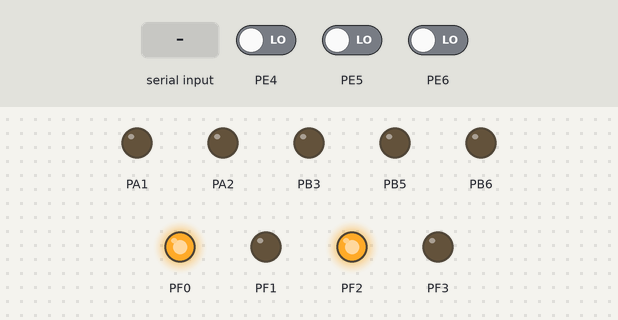
Bench run of a program on a simulated ATmega128, built with avr-gcc and emulated at 16 MHz. On the bench: output pins drawn as LEDs (lit = HIGH). The inputs (shaded band) are chosen by the test bench; at power-on: PE4 LOW, PE5 LOW, PE6 LOW. What the program prints to the serial monitor is not drawn.

Above: at 1.2 s.
1.3 s: "F\n" received over the second serial link
2.8 s: "f\n" received over the second serial link
4.3 s: "B\n" received over the second serial link
Timing chart, 0 to 7.3 s (numbered marks = the images above; inputs shaded):
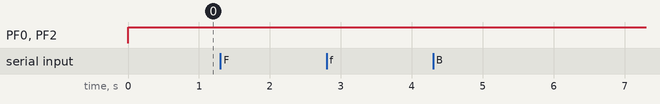

The program:

main.c
```c
/*
 * 01.LED_CONTROL.c
 *
 * Created: 2025-03-04 오후 4:25:34
 * Author : microsoft
 */

#include <avr/interrupt.h>
#include <stdio.h>		// printf
#include "button.h"
#include "extern.h"
#include "def.h"


void init_timer0(void);
void manul_mode(void);
void distance_check(void);
void auto_mode(void);

volatile int msec_count = 0;
volatile int ultrasonic_check_timer = 0;
volatile int button1_state= 0;

FILE OUTPUT = FDEV_SETUP_STREAM(UART0_transmit, NULL, _FDEV_SETUP_WRITE);

int func_index=MANUAL_MODE;

void(*pfunc[])() =
{
	manul_mode,			// 수동 mode
	distance_check,		// 초음파 거리 측정
	auto_mode_check,	// button check
	auto_mode			//자율주행

};

// interrupt service routine은 반드시 main함수 이전에 정의한다.
ISR(TIMER0_OVF_vect)
{
	TCNT0 = 6; // 6 ~ 256으로 돌리기 위해
	msec_count++;
	ultrasonic_check_timer++;
}


int main(void)
{

	init_uart0();
	init_uart1();
	init_L298N();
	init_button();
	init_timer0();
	init_timer1();
	init_ultrasonic();
	init_speaker();

	stdout = &OUTPUT;
	sei();


	while(1)
	{
		Beep(5);

		// 		Siren(5);
		// 		_delay_ms(3000);
		//auto_mode_check();
		//pfunc[func_index]();
	}


	return 0;
}


// AVR의 8bit counter timer0를 초기화한다.
// 임베디드/FPGA에서 가장 중요한건 초기화 -> init함수는 특히 신경쓰기!!
void init_timer0(void)
{
	// 분주 (divider / prescale)
	// 16MHz / 64 down!!
	// 16000000Hz / 64 = 250,000 Hz 로 만든다!
	// T(주기) = 1clock에 걸리는 시간 = 1 / 250000 = 0.000004sec = 0.004ms (4us)
	// 8bit timer overflow 발생 시 소요시간 = 0.004ms * 256 = 1.024ms = 0.001024sec
	//	-> interrupt를 정확하게 1ms마다 오게 하고싶으면,
	//    사용자 지정으로 256이 아니라 250클록마다 인터럽트가 생기도록

	// TCMT0 초기값 설정
	TCNT0 = 6; // 정확히 1ms를 세기 위해 초기값을 0이 아니라 6으로 해준다. (250 펄스 이후에 인터럽트)

	// 분주비 설정 (64)
	TCCR0 |= 1 << CS02 | 0 << CS01 | 0 << CS00;

	// timer overflow interrupt 허용 (TIMER0 OVF)
	TIMSK |= 1 << TOIE0;	// 지역 인터럽트 허용


}


void manul_mode(void) // 수동 mode
{
	switch (bt_data)
	{
		case 'F':
		case 'f':
			forward(700);	// 4us X 500 = 0.002sec(2ms)
			break;
		case 'B':
		case 'b':
			backward(700);	// 4us X 500 = 0.002sec(2ms)
			break;
		case 'L':
		case 'l':
			turn_left(700);
			break;
		case 'R':
		case 'r':
			turn_right(700);
			break;
		case 'S':
		case 's':
			stop();
			break;
		default:
			break;
	}

	func_index=DISTANCE_CHECK;
}

void distance_check(void)		// 초음파 거리 측정
{
	func_index=MODE_CHECK;
}


void auto_mode(void)	// 자율주행 모드
{
	forward(300);

	func_index = MANUAL_MODE;
}
```

I2C.c
```c
/*
 * I2C.c
 *
 * Created: 2020-01-07 오후 7:58:00
 *  Author: kccistc
 */
#include <avr/io.h>
#include "I2C.h"

void I2C_init(unsigned int baud){
	TWBR = baud;
}

void I2C_start(void)
{
	TWCR = (1<<TWINT) | (1<<TWSTA) | (1<<TWEN);
	while (!(TWCR & (1<<TWINT)));  // 시작 완료 대기
}

void I2C_transmit(uint8_t data)
{
	TWDR = data;
	TWCR = (1<<TWINT) | (1<<TWEN);
	while (!(TWCR & (1<<TWINT)));
}

void I2C_write_byte(uint8_t address, uint8_t data)
{
	I2C_start();
	I2C_transmit(address);
	I2C_transmit(data);
	I2C_stop();
}

void I2C_stop(void)
{
	TWCR = (1<<TWINT)|(1<<TWEN)| (1<<TWSTO);
}

uint8_t I2C_receive_ACK(void)
{
	TWCR = (1<<TWINT) | (1<<TWEN) |(1<<TWEA);

	while( !(TWCR & (1<<TWINT)));             // 수신 완료 대기

	return TWDR;
}

uint8_t I2C_receive_NACK(void)
{
	TWCR = (1<<TWINT) | (1<<TWEN);

	while( !(TWCR & (1<<TWINT)));             // 수신 완료 대기

	return TWDR;
}
```

I2C.h
```c
/*
 * I2C.h
 *
 * Created: 2020-01-07 오후 7:57:06
 *  Author: kccistc
 */


#ifndef I2C_H_
#define I2C_H_
void I2C_init(unsigned int baud);
void I2C_start(void);
void I2C_transmit(uint8_t data);
void I2C_write_byte(uint8_t address, uint8_t data);
void I2C_stop(void);
uint8_t I2C_receive_ACK(void);
uint8_t I2C_receive_NACK(void);


#endif /* I2C_H_ */
```

button.c
```c
/*
 * button.c
 *
 * Created: 2025-03-05 오후 2:30:27
 *  Author: microsoft
 */
#include "button.h"
#include "extern.h"
#include "led.h"
#include "def.h"

#define FUNC_NUMBER 3
uint8_t button_state[2]={0};

void init_button(void);
int get_button(int button_num, int button_pin);
void auto_mode_check(void);

void init_button(void)
{
	BUTTON_DDR &= ~( 1 << BUTTON0PIN );
}
// 예)
// BUTTON0 : S/W 번호  --> button_num
// BUTTON0PIN : button_pin
// 리턴값 : 1 :  버튼을 눌렀다 떼면 1을 return
//          0 :  ide

int get_button(int button_num, int button_pin)
{
	static unsigned char button_status[BUTTON_NUMER] =
	{BUTTON_RELEASE};
	// 	지역 변수에 static을 쓰면 전역 변수처럼 함수를 빠져 나갔다 다시 들어 와도 값을 유지 한다.
	int currtn_state;

	currtn_state = BUTTON_PIN & (1 << button_pin);   // 버튼을 읽는다.
	if (currtn_state && button_status[button_num] == BUTTON_RELEASE)  // 버튼이 처음 눌려진 noise high
	{
		_delay_ms(60);   // noise가 지나가기를 기다린다.
		button_status[button_num] = BUTTON_PRESS;   // noise가 지나간 상태의 High 상태
		return 0;   // 아직은 완전히 눌렸다 떼어진 상태가 아니다.
	}
	else if (currtn_state==BUTTON_RELEASE && button_status[button_num] == BUTTON_PRESS)
	{
		_delay_ms(60);
		button_status[button_num] = BUTTON_RELEASE;   // 다음 버튼 체크를 위해서 초기화
		return 1;   // 완전히 1번 눌렸다 떼어진 상태로 인정
	}

	return 0;   // 버튼이 open상태
}


void auto_mode_check(void)		// 버튼 상태 체크 및 모드 변경
{
	static uint8_t button_state = 0;  // 현재 모드 (0 = 수동, 1 = 자동)


	// 버튼이 눌렸을 때 (떼어졌을 때 상태 변화를 감지)
	if (get_button(BUTTON0, BUTTON0PIN))
	{
		button_state = !button_state;  // 모드 전환

		if (button_state)
		{
			AUTO_RUN_LED_PORT |= (1 << AUTO_RUN_LED_PIN);	// LED ON
			func_index = AUTO_MODE;  // 자율 주행 모드로 변경
		}
		else
		{
			AUTO_RUN_LED_PORT &= ~(1 << AUTO_RUN_LED_PIN);	// LED OFF
			stop();  // 모터 정지
			func_index = MANUAL_MODE;  // 수동 모드로 변경
		}
	}
}
```

button.h
```c
/*
 * button.h
 *
 * Created: 2025-03-05 오후 2:30:04
 *  Author: microsoft
 */


#ifndef BUTTON_H_
#define BUTTON_H_
#define  F_CPU 16000000UL  // 16MHZ
#include <avr/io.h>  // PORTA PORTB등의 I/O 관련 register등이 있다.
#include <util/delay.h>  // _delay_ms _delay_us

#define LED_DDR DDRG   // 이렇게 하는 이유: LED PORT가 변경 되면
                       // #define만 바꿔주면 compiler가 변경
#define LED_PORT PORTG

#define BUTTON_DDR DDRE
#define BUTTON_PIN PINE    // PIND는 PORTD를 읽는 register 5v:1  0v:0

#define BUTTON0PIN  7    // PORTD.3
#define BUTTON1PIN  2    // PORTD.3

#define BUTTON0		0   // PORTD.3의 가상의 index(S/W 번호)
#define BUTTON1		1

#define BUTTON_NUMER 2   // button갯수
#define BUTTON_PRESS  1   // 버튼을 누르면 high(active-high)
#define BUTTON_RELEASE 0  // 버튼을 떼면 low
#endif /* BUTTON_H_ */
```

def.h
```c
/*
 * def.h
 *
 * Created: 2025-03-10 오후 3:05:46
 *  Author: microsoft
 */


#ifndef DEF_H_
#define DEF_H_

#define COMMAND_NUMBER 10 // command 개수
#define COMMAND_LENGTH 40 // command 길이

#define	 MANUAL_MODE	0	// bt cmmand run
#define  DISTANCE_CHECK 1	// 초음파 거리 측정
#define  MODE_CHECK		2	// auto or manual 버튼 check
#define  AUTO_MODE		3	// 자율 주행


#endif /* DEF_H_ */
```

dht11.c
```c
/*
 * dht11.c
 *
 * Created: 2025-03-18 오전 10:52:34
 *  Author: microsoft
 */

#include "dht11.h"

void init_dht11(void);
void dht11_main(void);
void signal_us_check(int duration, int binary_choice);
int dht11_get_bit(void);
void dht11_main2(void);

char * error_log = " ";

void init_dht11(void)
{
	DHT_DDR |= 1 << DHT_PIN_NUM;
	DHT_PORT |= 1 << DHT_PIN_NUM; // idle상태가 HIHG임
}

void signal_us_check(int duration, int binary_choice)
{
	us_count = 0;
	while(((DHT_PIN & 1 << DHT_PIN_NUM) >> DHT_PIN_NUM) == binary_choice)
	{
		_delay_us(2);
		us_count += 2;
		if(us_count > duration)
		{
			state = TIMEOUT;
			return;
		}
	}
}

int dht11_get_bit(void)
{
	us_count = 0;
	while((DHT_PIN & 1 << DHT_PIN_NUM) >> DHT_PIN_NUM)
	{
		_delay_us(2);
		us_count += 2;
		if(us_count > 90)
		{
			state = TIMEOUT;
			return -1;
		}
	}

	if(us_count < 40) return 0;
	else if(us_count >= 40) return 1;
}

void dht11_main2(void)
{
	uint8_t data[5] = {0,}; // 온습도 데이터 5바이트를 저장할 공간
	init_dht11();

	while(1)
	{
		_delay_ms(1000);

		memset(data, 0, sizeof(data)); // data 초기화
		state = OK;

		// ================ step 1 : start signal ======================
		// idel상태인 HIGH를 100ms 유지 -> 이 후 LOW로 바꾸어 준다.
		init_dht11();
		_delay_ms(100);

		DHT_PORT &= ~(1 << DHT_PIN_NUM);
		_delay_ms(20); // LOW상태를 최소 18ms 유지해야함

		DHT_PORT |= 1 << DHT_PIN_NUM; // start signal을 보낸 다음에는 HIGH로 유지해야함
		DHT_DDR &= ~(1 << DHT_PIN_NUM); // input모드로 변경
		_delay_us(1);

		// response signal check
		signal_us_check(50, HIGH);

		if(state != OK)
		{
			error_log = "response signal check faile";
			continue;
		}
		// ============= step 2 : response signal check =============
		// step 2 실행 (정상적으로 DATA pin에 LOW가 감지된것)
		signal_us_check(100, LOW);

		if(state != OK)
		{
			error_log = "step 2, response signal low check faile";
			continue;
		}

		// response high 체크
		// LOW가 80us 정도 유지되고 (그니까 100us이내에) 잘 HIGH를 유지했는지 확인
		signal_us_check(100, HIGH);

		if(state != OK)
		{
			error_log = "step2, response signal high fail";
			continue;
		}
		// 여기서 state가 OK면 hand shaking이 잘 마무리된것!!
		// == DTAT LINE은 지금 LOW 상태임


		// ============= step 3 : data bit receive from DHT11 =============
		// 40개의 pulse를 count 한다
		// -> 8비트식 한 바이트를 이루어 의미를 띄므로, 8비트씩 묶어야함
		// '0' : LOW 50us, HIGH 26~28us
		// '1' : LOW 50us, HIGH 70us

		for(int i = 0; i<5; i++)
		{
			uint8_t pulse[8] = {0,}; // 1개의 pulse를 저장할 변수 (8비트 저장)
			for(int j = 7; j>=0; j--)
			{
				// LOW 50us 확인
				signal_us_check(70, LOW);
				if(state == TIMEOUT)
				{
					i = 5;
					j = -1;
					error_log = "get bit, 50us low check fail";
				}

				// state 확인 필수!
				// HIGH가 몇 us인지 확인
				int dht11_bit = dht11_get_bit();
				if(state == OK) pulse[j] = dht11_bit;
				else error_log = "get bit, high faile";
			}
			// pulse를 가지고 data로 넣어주기!
			if(state == OK)
			{
				data[i] = pulse[0] << 0 | pulse[1] << 1 | pulse[2] << 2 | pulse[3] << 3 |
							pulse[4] << 4 | pulse[5] << 5 | pulse[6] << 6 | pulse[7] << 7;
			}else{
				error_log = "get bit fail";
			}
		}

		// 5바이트 다 받아옴
		// check sum 확인!!
		if(state == OK)
		{
			if(data[4] != data[0] + data[1] + data[2] + data[3])
			{
				// check sum이 맞지 않는 상황
				state = VALUE_ERROR;
			}
		}else{
			error_log = "get bit faile 2";
		}
		_delay_us(60); // 제일 마지막 단계!! 50us LOW상태 유지


		// 값 출력
		if(state == OK)
		{
			printf("temp : %d.%d\n", data[2], data[3]);
			printf("humidity : %d.%d\n", data[0], data[1]);
		}else
		{
			printf("ERROR : %d\n", state);
		}

		_delay_ms(1000); // 2초정도 안정화 시간이 필요하당
	}
}

void dht11_main(void)
{
	uint8_t data[5] = {0,}; // 온습도 데이터 5바이트를 저장할 공간
	init_dht11();

	while(1)
	{
		memset(data, 0, sizeof(data)); // data 초기화
		state = OK;

		// ================ step 1 : start signal ======================
		// idel상태인 HIGH를 100ms 유지 -> 이 후 LOW로 바꾸어 준다.
		init_dht11();
		_delay_ms(100);

		DHT_PORT &= ~(1 << DHT_PIN_NUM);
		_delay_ms(20); // LOW상태를 최소 18ms 유지해야함

		DHT_PORT |= 1 << DHT_PIN_NUM; // start signal을 보낸 다음에는 HIGH로 유지해야함
		DHT_DDR &= ~(1 << DHT_PIN_NUM); // input모드로 변경
		_delay_us(1);

		// response signal check
		us_count = 0;
		while((DHT_PIN & 1 << DHT_PIN_NUM) >> DHT_PIN_NUM)
		{
			// HIGH상태인지 check한다
			_delay_us(2);
			us_count += 2;
			if(us_count > 50)
			{
				// HIGH상태가 50us가 지나도 안떨어진다
				// == response가 안들어 온거니까 문제가 생긴것
				state = TIMEOUT;
				break;
			}
		}

		// ============= step 2 : response signal check =============
		if(state == OK)
		{
			// step 2 실행 (정상적으로 DATA pin에 LOW가 감지된것)
			us_count = 0;
			while(!((DHT_PIN & 1 << DHT_PIN_NUM) >> DHT_PIN_NUM))
			{
				// LOW상태가 얼마나 지속되는지 check한다
				_delay_us(2);
				us_count += 2;
				if(us_count > 100)
				{
					// LOW상태가 100us가 지나도 HIGH로 안올라가면
					// 뭔가 정상적인 반응이 되돌아온게 아닌것!!
					state = TIMEOUT;
					break;
				}
			}
		}

		// response high 체크
		if(state == OK)
		{
			// LOW가 80us 정도 유지되고 (그니까 100us이내에) 잘 HIGH를 유지했는지 확인
			us_count = 0;
			while((DHT_PIN & 1 << DHT_PIN_NUM) >> DHT_PIN_NUM)
			{
				// HIGH상태가 얼마나 지속되는지 check한다
				_delay_us(2);
				us_count += 2;
				if(us_count > 100)
				{
					// HIGH상태가 100us가 지나도 안떨어지면 뭔가 문제!
					state = TIMEOUT;
					break;
				}
			}
		}

		// 여기서 state가 OK면 hand shaking이 잘 마무리된것!!
		// == DTAT LINE은 지금 LOW 상태임


		// ============= step 3 : data bit receive from DHT11 =============
		// 40개의 pulse를 count 한다
		// -> 8비트식 한 바이트를 이루어 의미를 띄므로, 8비트씩 묶어야함
		// '0' : LOW 50us, HIGH 26~28us
		// '1' : LOW 50us, HIGH 70us
		if(state == OK)
		{

			for(int i = 0; i<5; i++)
			{
				uint8_t pulse[8] = {0,}; // 1개의 pulse를 저장할 변수 (8비트 저장)
				for(int j = 7; j>=0; j--)
				{
					// LOW 50us 확인
					us_count = 0;
					while(!((DHT_PIN & 1 << DHT_PIN_NUM) >> DHT_PIN_NUM))
					{
						// LOW상태가 얼마나 지속되는지 check한다
						_delay_us(2);
						us_count += 2;
						if(us_count > 70) // 여유둬서 70으로 check
						{
							state = TIMEOUT;
							j = -1;
							i = 5; // for문 두개를 한번에 빠져나가기 위해
							break;
						}
					}

					// state 확인 필수!
					// HIGH가 몇 us인지 확인
					if(state == OK)
					{
						us_count = 0;
						while((DHT_PIN & 1 << DHT_PIN_NUM) >> DHT_PIN_NUM)
						{
							// HIGH상태가 얼마나 지속되는지 check한다
							_delay_us(2);
							us_count += 2;
							if(us_count > 90) // 70인데, 약간 여유주는것!
							{
								// HIGH상태가 90us가 지나도 안떨어지면 뭔가 문제!
								state = TIMEOUT;
								j = -1;
								i = 5; // for문 두개를 한번에 빠져나가기 위해
								break;
							}
						}
					}

					// '0' : HIGH 26~28us
					// '1' : HIGH 70us
					if(state == OK)
					{
						if(us_count < 40) // '0'
						{
							pulse[j] = 0;
						}else if(us_count >= 40) // '1'
						{
							pulse[j] = 1;
						}
					}
				}
				// pulse를 가지고 data로 넣어주기!
				if(state == OK)
				{
					data[i] = pulse[0] << 0 | pulse[1] << 1 | pulse[2] << 2 | pulse[3] << 3 |
							  pulse[4] << 4 | pulse[5] << 5 | pulse[6] << 6 | pulse[7] << 7;
				}
			}

			// 5바이트 다 받아옴
			// check sum 확인!!
			if(state == OK)
			{
				if(data[4] != data[0] + data[1] + data[2] + data[3])
				{
					// check sum이 맞지 않는 상황
					state = VALUE_ERROR;
				}
			}
			_delay_us(60); // 제일 마지막 단계!! 50us LOW상태 유지

			// 이 다음 HIGH를 유지해줘야함
			/*
			us_count = 0;
			while((DHT_PIN & 1 << DHT_PIN_NUM) >> DHT_PIN_NUM)
			{
				// HIGH상태가 얼마나 지속되는지 check한다
				_delay_us(2);
				us_count += 2;
				if(us_count > 90)
				{
					// HIGH상태가 100us가 지나도 안떨어지면 뭔가 문제!
					//printf("timeout\n");
					state = TIMEOUT;
					break;
				}
			}

			if(us_count < 90)
			{
				// 데이터시트에는 안나와있는데
				// HIGH를 90us동안 유지하지 않으면
				// 뭔가 data가 계속 발생하고 있는것
				state = TRANS_ERROR;
			}*/
		}
		// 값 출력
		if(state == OK)
		{
			printf("temp : %d.%d\n", data[2], data[3]);
			printf("humidity : %d.%d\n", data[0], data[1]);
		}else
		{
			printf("ERROR : %d\n", state);
		}

		_delay_ms(2000); // 2초정도 안정화 시간이 필요하당
	}
}
```

dht11.h
```c
/*
 * dht11.h
 *
 * Created: 2025-03-18 오전 10:53:28
 *  Author: microsoft
 */


#ifndef DHT11_H_
#define DHT11_H_
#define  F_CPU 16000000UL  // 16MHZ
#include <avr/io.h>  // PORTA PORTB등의 I/O 관련 registe
#include <util/delay.h>
#include <stdio.h>
#define  DHT_DDR DDRG
#define  DHT_PORT PORTG
#define  DHT_PIN PING
#define  DHT_PIN_NUM 0
#define HIGH 1
#define LOW  0

uint8_t us_count = 0;										//		  0   1   2
enum state_define{OK, TIMEOUT, VALUE_ERROR, TRANS_ERROR};	//enum ~{	,	,	};		#define ~에 대한 value를 자동적으로 메길 수 있다
enum state_define state = OK;


#endif /* DHT11_H_ */
```

extern.h
```c
/*
 * extern.h
 *
 * Created: 2025-03-20 오전 11:29:18
 *  Author: microsoft
 */


#ifndef EXTERN_H_
#define EXTERN_H_


//---uart---
extern void init_uart0(void);
extern void init_uart1(void);

extern void UART0_transmit(uint8_t data);
extern void UART1_transmit(uint8_t data);


extern void bt_command_processing(void);
extern void distance_ultrasonic();
extern void init_ultrasonic();
extern void led_ultrasonic();
//---버튼---
extern void init_button(void);
extern int get_button(int button_num, int button_pin);
extern void auto_mode_check(void);
//---타이머---
extern void init_timer1(void);
//---pwm---
extern void init_L298N(void);
extern void stop(void);
extern void forward(int speed);
extern void backward(int speed);
extern void turn_left(int speed);
extern void turn_right(int speed);
//---led---
extern void init_led(void);

//--buzzer--
extern void init_speaker(void);
extern void Siren(int repeat);
extern void Beep(int  repeat);


extern volatile uint8_t bt_data;
extern volatile int rear; // push (ISR에서)
extern volatile int front; // pop (main에서)

extern int func_index;

#endif /* EXTERN_H_ */
```

fnd.c
```c
/*
 * fnd.c
 *
 * Created: 2025-03-06 오후 12:23:41
 *  Author: microsoft
 */
#include "fnd.h"
void init_fnd(void);
int fnd_main(void);
void fnd_display(void);

uint32_t ms_count=0;  // ms를 재는 count변수 unsigned int --> uint32_t
uint32_t sec_count=0;  // 초를 재는 count변수 unsigned int --> uint32_t

int fnd_main(void)
{
	init_fnd();

	while (1)
	{
		fnd_display();
		_delay_ms(1);
		ms_count++;
		if (ms_count >= 1000)   // 1000ms --> 1sec
		{
			ms_count=0;
			sec_count++;
		}
	}

	return 0;
}

void fnd_display(void)
{
#if 1  // common 애노우드
                         // 0   1    2    3     4    5   6     7   8    9    .
	uint8_t fnd_font[] = {0xc0,0xf9,0xa4,0xb0,0x99,0x92,0x82,0xd8,0x80,0x90,0x7f};
#else  // common 캐소우드
						 // 0   1    2    3     4    5   6     7   8    9    .
    uint8_t fnd_font[] = {~0xc0,~0xf9,~0xa4,~0xb0,~0x99,~0x92,~0x82,~0xd8,~0x80,~0x90,~0x7f};
#endif

	static int digit_select=0;  // static를 쓰면 전역 변수 처럼 함수가 빠져 나갔다가 다시 들어 오더라도 값을 유지

	switch(digit_select)
	{
		case 0:
#if 1  // common 애노우드
			FND_DIGIT_PORT = 0x80;   // 10000000 FND_DIGIT_PORT = 0x80
#else   // common 캐소우드
			FND_DIGIT_PORT = ~0x80;   // 011111111 FND_DIGIT_PORT = ~0x80
#endif
			FND_DATA_PORT = fnd_font[sec_count % 10];   // 0~9초
			break;
		case 1:
#if 1  // common 애노우드
			FND_DIGIT_PORT = 0x40;   // 10000000
#else   // common 캐소우드
			FND_DIGIT_PORT = ~0x40;
#endif
			FND_DATA_PORT = fnd_font[sec_count / 10 % 6];   // 10단위초
			break;
		case 2:
#if 1  // common 애노우드
			FND_DIGIT_PORT =  0x20;
#else   // common 캐소우
			FND_DIGIT_PORT =  ~0x20; // 011111111
#endif
			FND_DATA_PORT = fnd_font[sec_count / 60 % 10];   // 1단위 분
			break;
		case 3:
#if 1  // common 애노우드
			FND_DIGIT_PORT = 0x10;   // 10000000
#else   // common 캐소우드
			FND_DIGIT_PORT = ~0x10;   // 011111111
#endif
			FND_DATA_PORT = fnd_font[sec_count / 600 % 6];   // 10단위 분
			break;
	}
	digit_select++;
	digit_select %= 4;   // 다음 표시할 자리수 선택
}

void init_fnd(void)
{
	FND_DATA_DDR = 0xff;  // 출력 모드로 설정
	// FND_DIGIT_DDR |= 0xf0;   // 자릿수 선택 7654
	FND_DIGIT_DDR |= 1 << FND_DIGIT_D1 | 1 << FND_DIGIT_D2 | 1 << FND_DIGIT_D3
					 | 1 << FND_DIGIT_D4;
	// fnd를 all off
#if 1  // common 애노우드
	FND_DATA_PORT = ~0x00;   // fnd를 all off  0xff;
#else  // common 캐소우드
	FND_DATA_PORT = 0x00;   // fnd를 all off
#endif
}
```

led.c
```c
/*
 * led.c
 *
 * Created: 2025-03-05 오전 10:21:53
 *  Author: microsoft
 */

#include "led.h"

void init_led(void);

void init_led(void)
{
	AUTO_RUN_LED_PORT_DDR |= 1 << AUTO_RUN_LED_PIN;
}
```

Source omitted: Speaker.c (16970 bytes), fnd.h (445 bytes), led.h (322 bytes), pwm.c (2964 bytes), pwm.h (505 bytes), uart0.c (1999 bytes), uart0.h (533 bytes), uart1.c (1236 bytes), uart1.h (277 bytes), ultrasonic.c (3074 bytes), ultrasonic.h (525 bytes), I2C_LCD.c (3211 bytes) and 1 more

Measured:
- after the input at 1.3 s, every drawn part: stays the same
- after the input at 2.8 s, every drawn part: stays the same
- after the input at 4.3 s, every drawn part: stays the same
